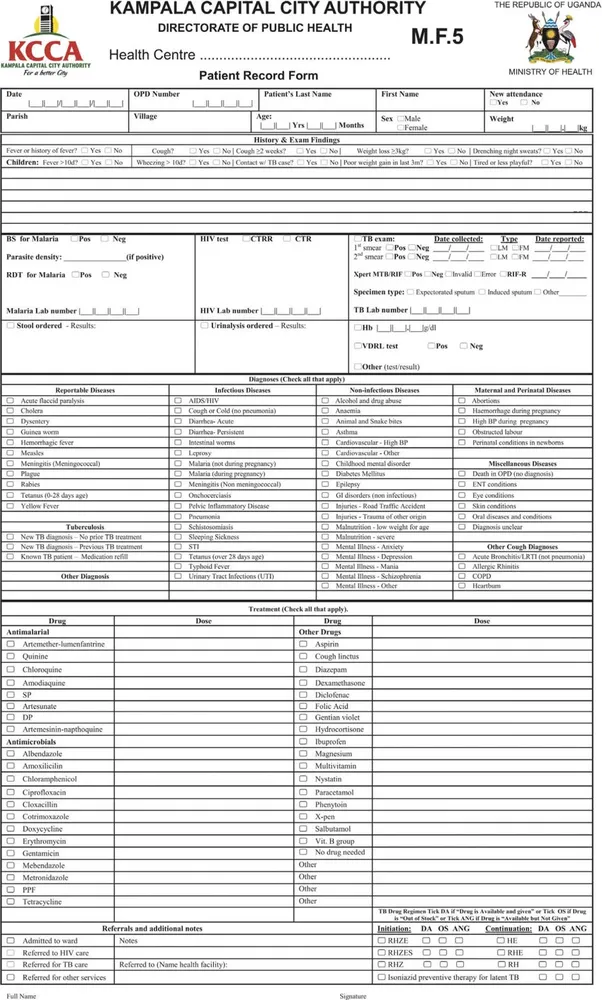
#> input picture resources/images/kcca_medical.webp, 602 x 1000 px, shrunk from 850 x 1412 before the run
$ python -i preprocessor.py   (imports and definitions only)
#> lines starting #> are read from the running program, lines starting #| are printed output that depends on the picture; after the words box and inside, x2 and y2 are one past the last pixel; in counts of white or black regions, pixels touching at a corner belong together
"""
Image Preprocessor for Tesseract OCR.
Performs deskewing, grayscale conversion, and adaptive thresholding for paper clinical notes.
"""

from typing import Tuple, Optional
from PIL import Image, ImageEnhance, ImageFilter
import io


class ImagePreprocessor:
    """Prepares paper scans and handwritten clinical notes for high-accuracy OCR."""

    @staticmethod
    def preprocess_for_ocr(image_path: str) -> Image.Image:
        """Loads and enhances an image for Tesseract OCR."""
#> called with image_path = '../../../images/kcca_medical.webp'
        img = Image.open(image_path)
#> img is the input picture: PIL image 602x1000 RGB; mean R, G, B 227, 226.8, 226.7

        # 1. Convert to grayscale
        img_gray = img.convert("L")

        # 2. Enhance contrast
        enhancer = ImageEnhance.Contrast(img_gray)
        img_enhanced = enhancer.enhance(2.0)
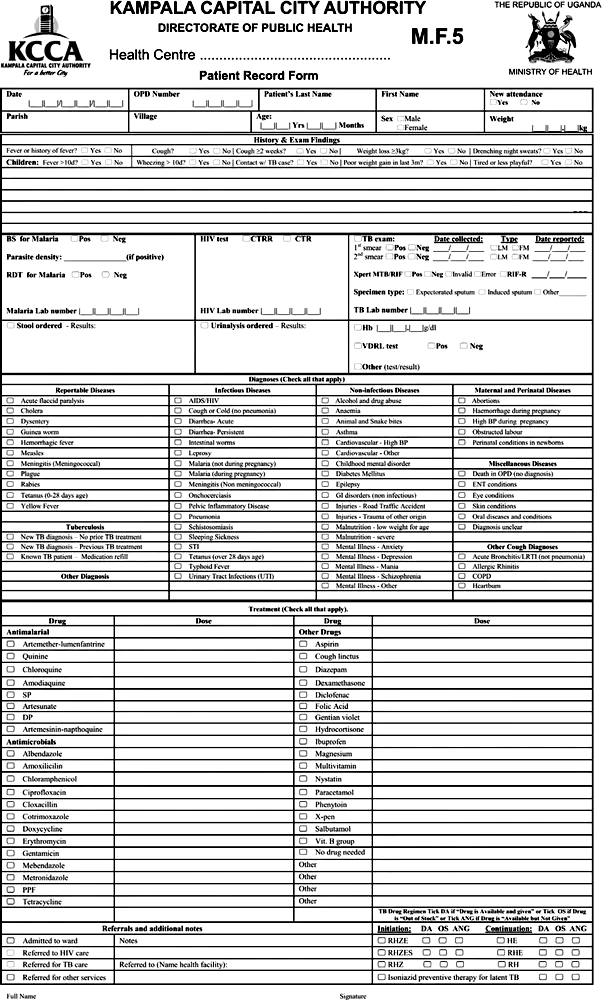
#> img_enhanced: PIL image 602x1000 L; min 0, max 255, mean 212.9

        # 3. Slight sharpening
        img_sharp = img_enhanced.filter(ImageFilter.SHARPEN)
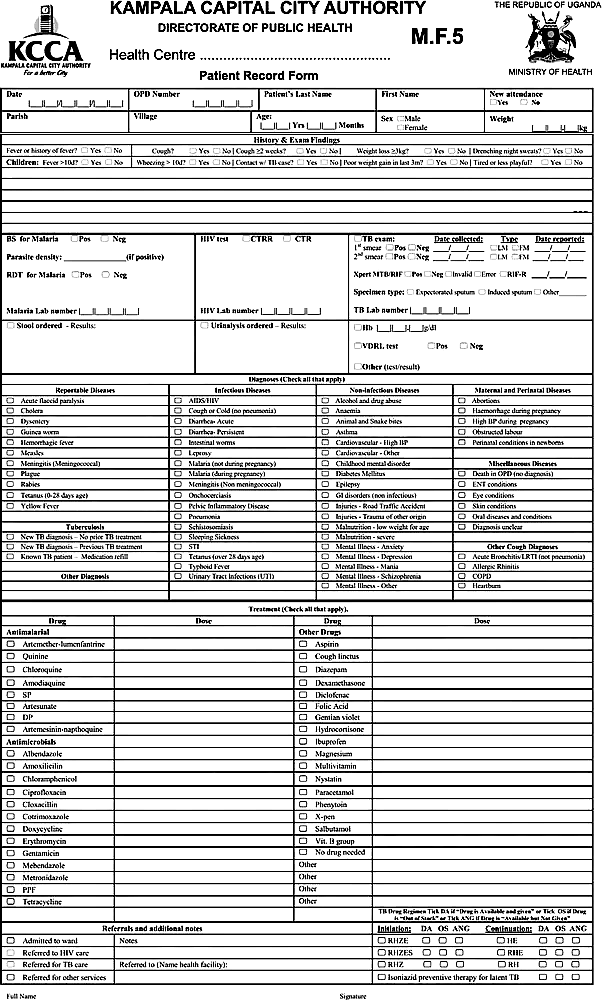
#> img_sharp: PIL image 602x1000 L; min 0, max 255, mean 212.7

        # 4. Adaptive thresholding / binarization
        threshold = 145
        img_binary = img_sharp.point(lambda p: 255 if p > threshold else 0)
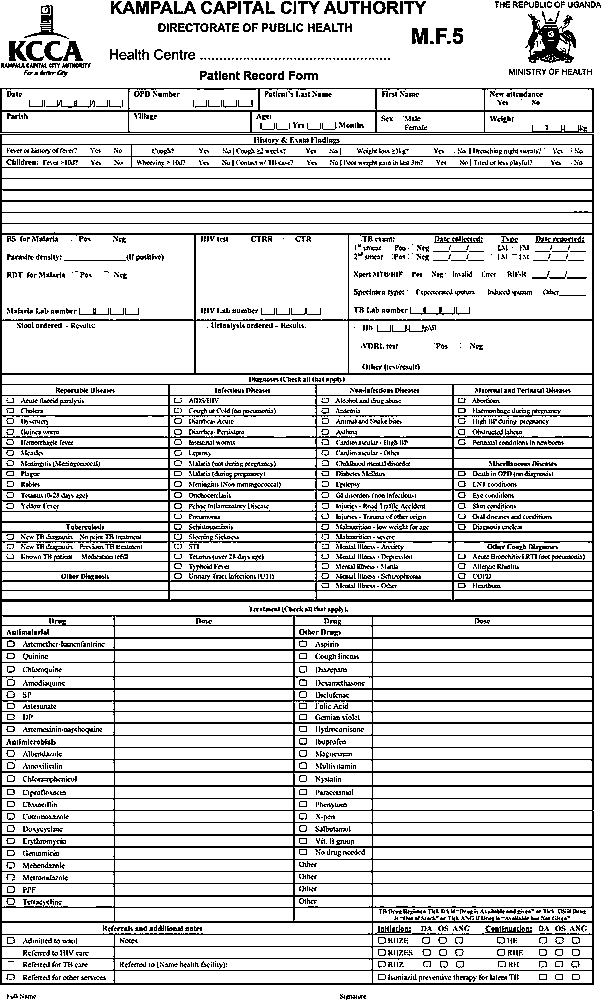
#> img_binary: PIL image 602x1000 L; 83% white; black in thin lines or dots

        return img_binary

    @staticmethod
    def extract_bounding_boxes(image_path: str):
        """Extracts rough line / block bounding boxes for lineage tracking."""
        img = Image.open(image_path)
        w, h = img.size
        # Provide grid cells as basic bounding regions
        return [
            {"region": "header", "box": (0, 0, w, int(h * 0.2))},
            {"region": "patient_details", "box": (0, int(h * 0.2), w, int(h * 0.4))},
            {"region": "clinical_findings", "box": (0, int(h * 0.4), w, int(h * 0.7))},
            {"region": "rx_and_labs", "box": (0, int(h * 0.7), w, h)}
        ]

>>> result = ImagePreprocessor().preprocess_for_ocr('../../../images/kcca_medical.webp')

$ run again, on resources/images/medical_form_5.webp
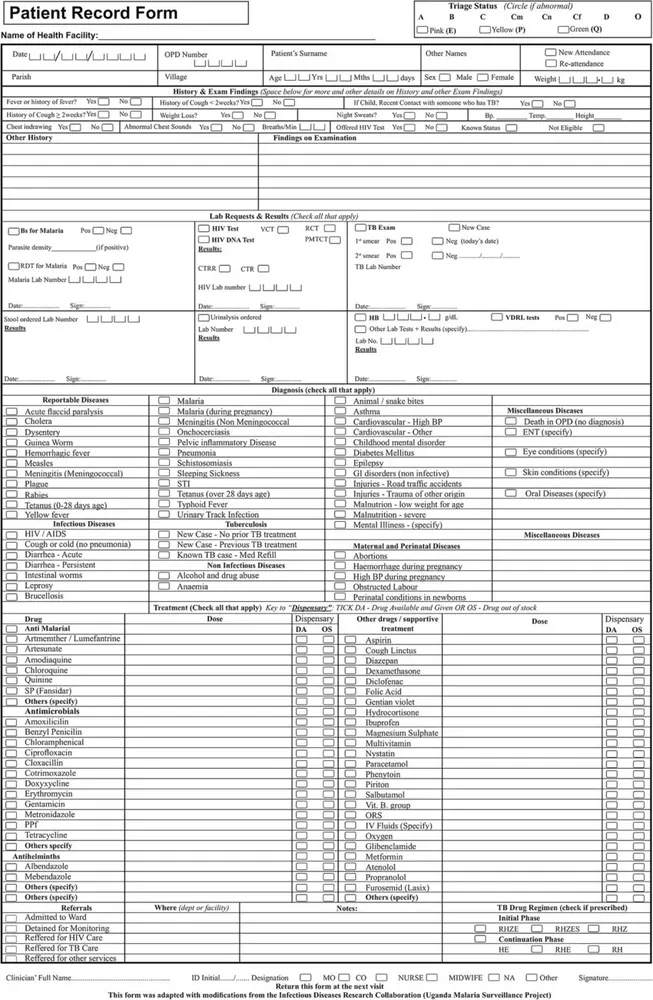
#> input picture resources/images/medical_form_5.webp, 653 x 1000 px, shrunk from 850 x 1301 before the run
#> in preprocess_for_ocr, img is the input picture: PIL image 653x1000 RGB; mean R, G, B 228.5, 228.5, 228.5
#> in preprocess_for_ocr, `img_sharp = img_enhanced.filter(ImageFilter.SHARPEN)`:
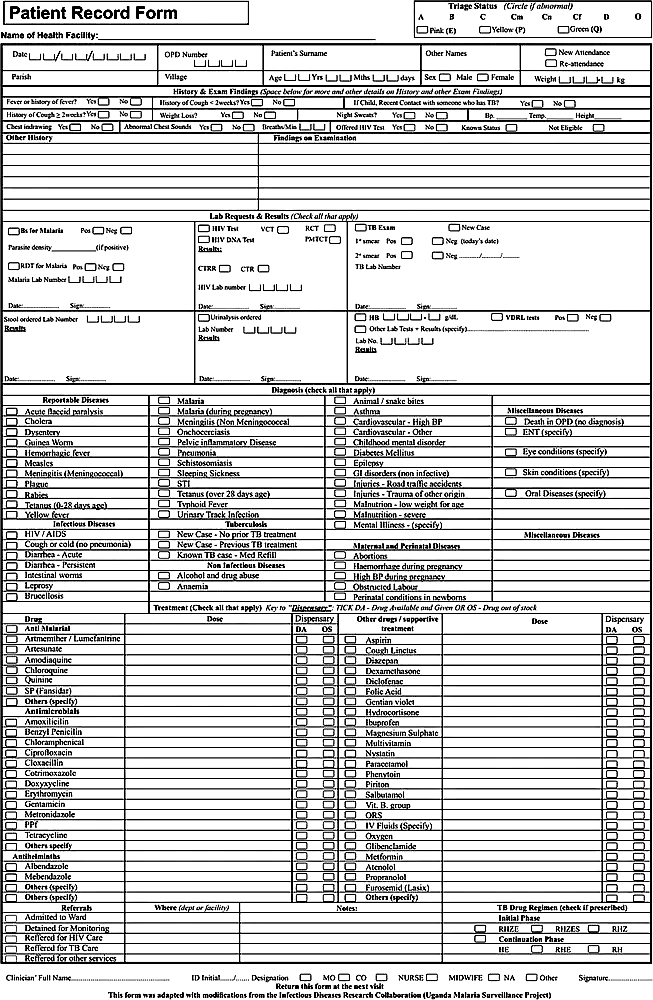
#> img_sharp: PIL image 653x1000 L; min 0, max 255, mean 209.1
#> in preprocess_for_ocr, `img_binary = img_sharp.point(lambda p: 255 if p > threshold else 0)`:
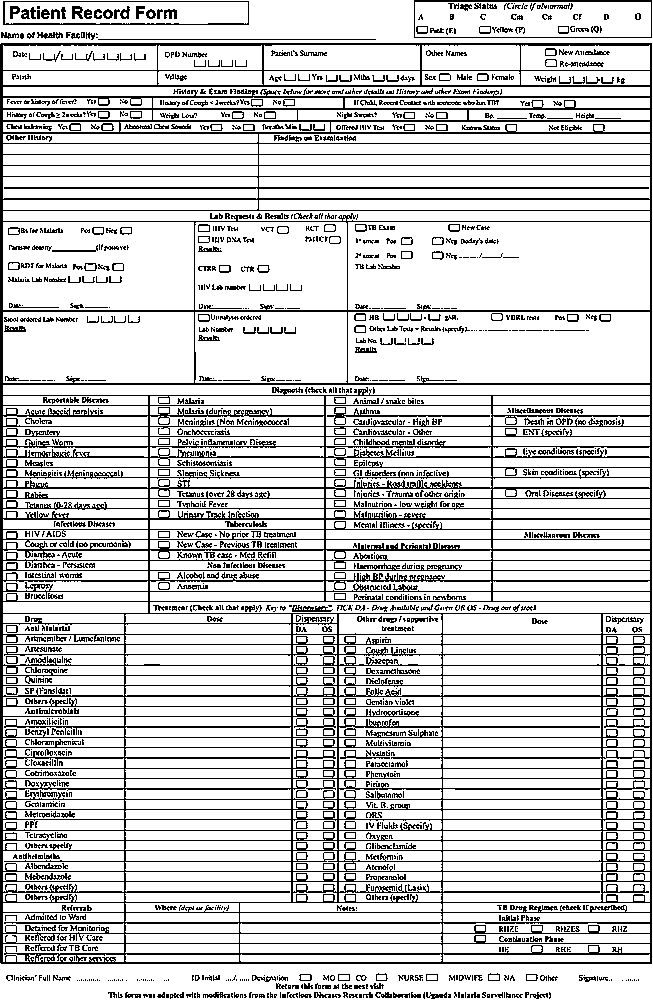
#> img_binary: PIL image 653x1000 L; 80.9% white; black in thin lines or dots

$ run again, on resources/images/medical_form_2.png
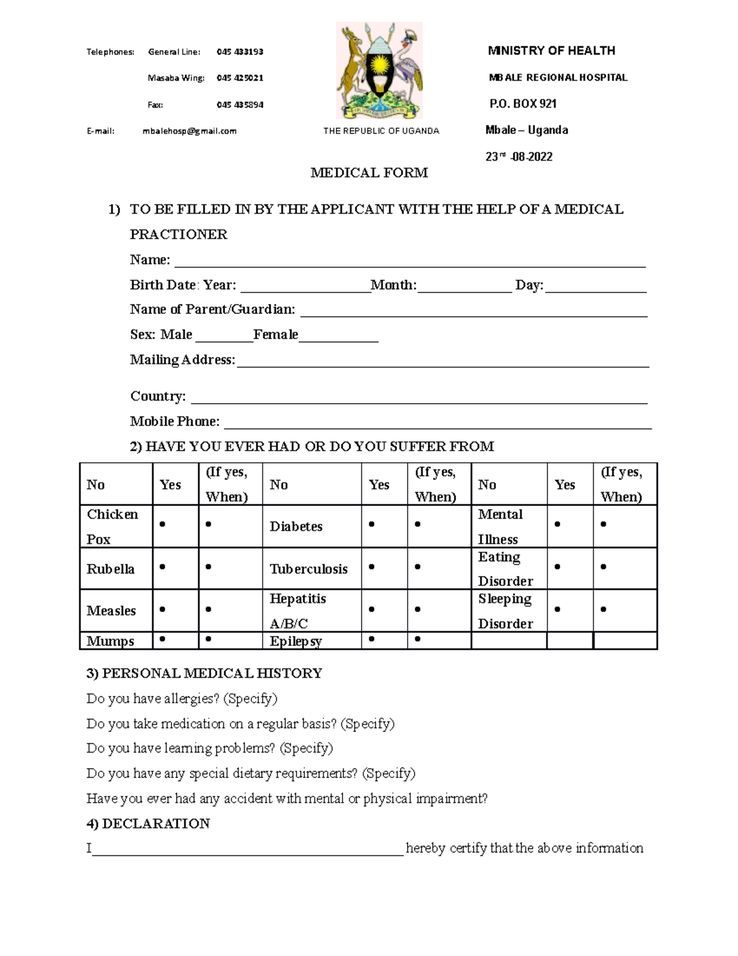
#> input picture resources/images/medical_form_2.png, 738 x 956 px, shrunk from 1200 x 1553 before the run
#> in preprocess_for_ocr, img is the input picture: PIL image 738x956 RGB; mean R, G, B 243.1, 243.1, 242.8
#> in preprocess_for_ocr, `img_enhanced = enhancer.enhance(2.0)`:
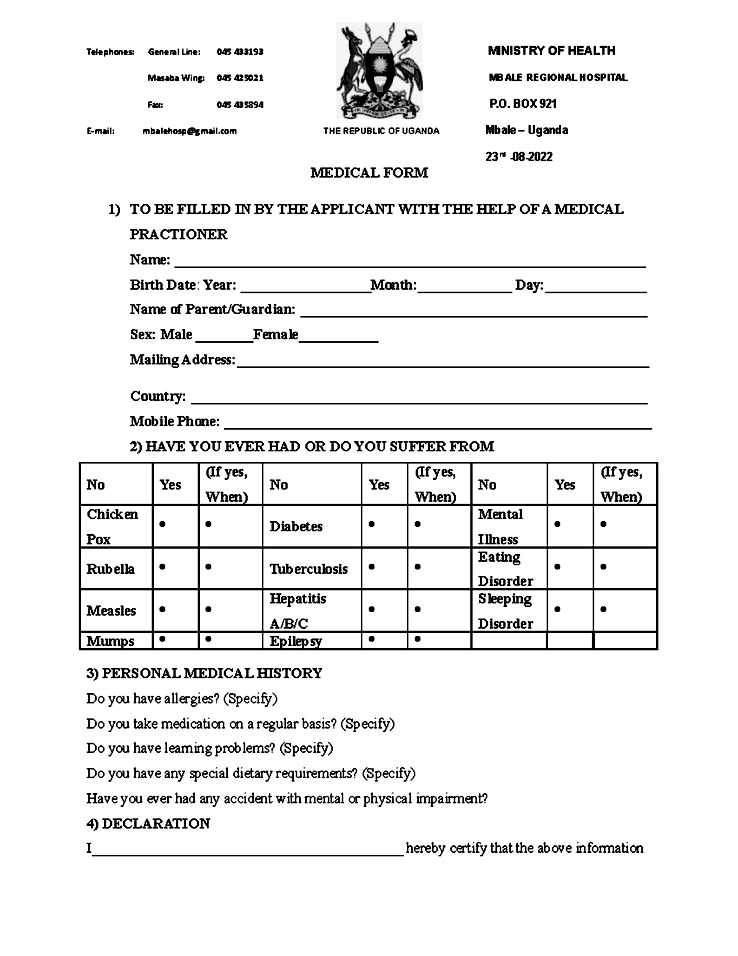
#> img_enhanced: PIL image 738x956 L; min 0, max 255, mean 237.9
#> in preprocess_for_ocr, `img_binary = img_sharp.point(lambda p: 255 if p > threshold else 0)`:
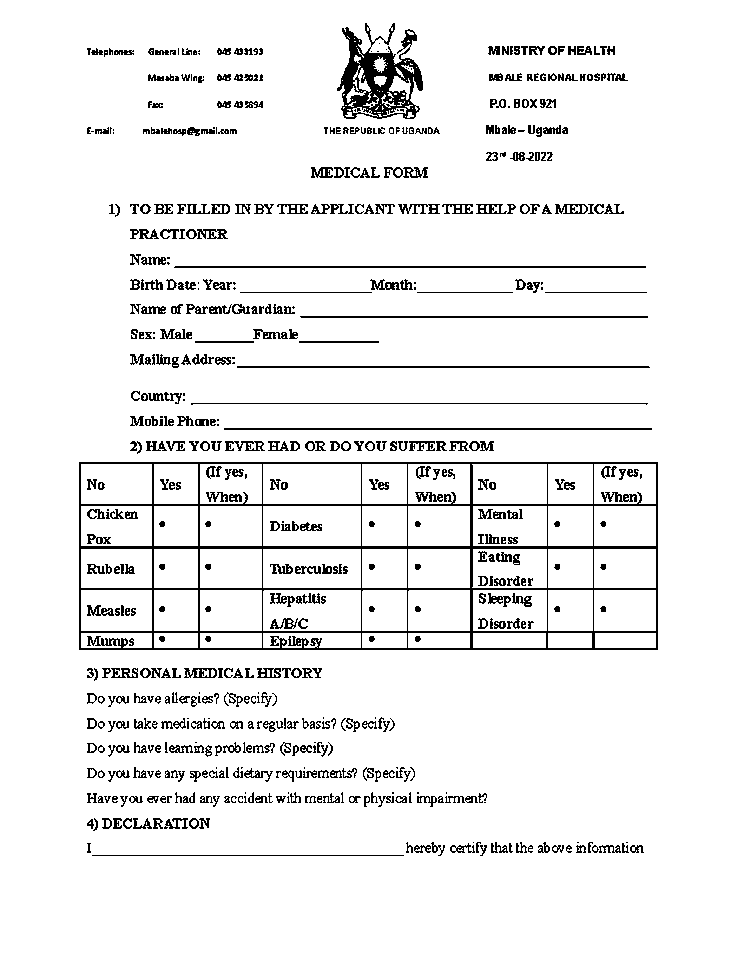
#> img_binary: PIL image 738x956 L; 93.3% white; black in thin lines or dots, all inside (x1, y1, x2, y2) = (79, 23, 658, 856)

$ run again, on resources/images/ocr_pipeline.png
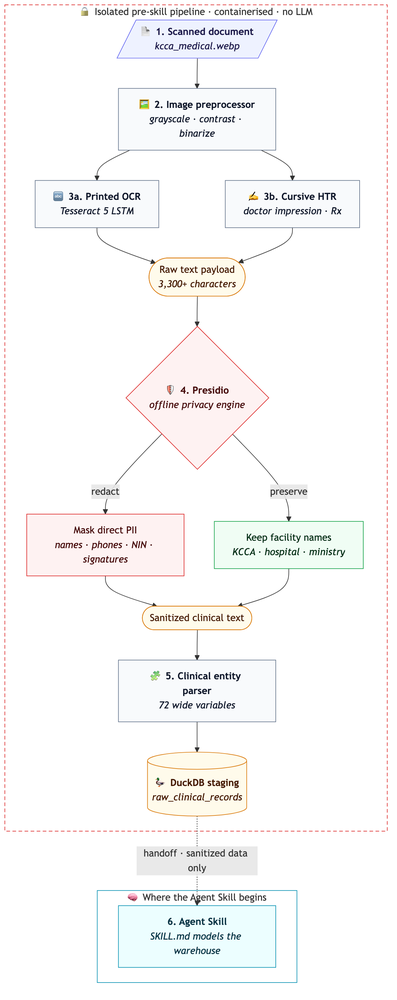
#> input picture resources/images/ocr_pipeline.png, 397 x 1000 px, shrunk from 1296 x 3262 before the run
#> in preprocess_for_ocr, img is the input picture: PIL image 397x1000 RGB; mean R, G, B 248.1, 247.6, 247.4
#> in preprocess_for_ocr, `img_gray = img.convert("L")`:
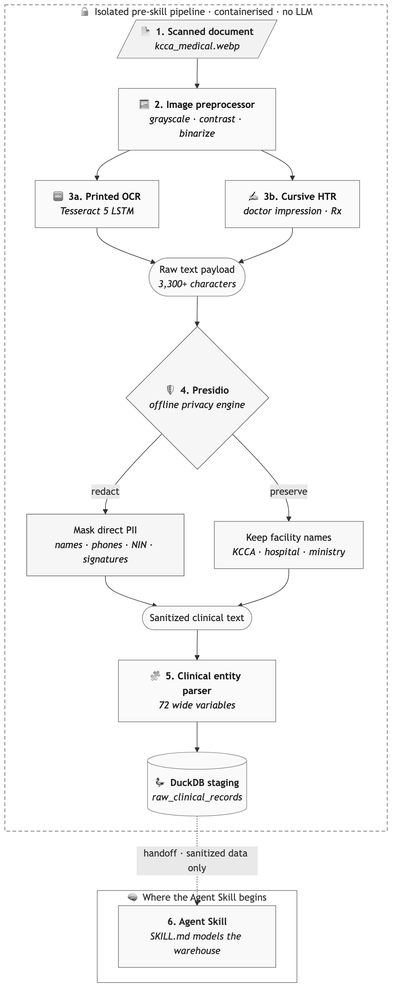
#> img_gray: PIL image 397x1000 L; min 1, max 255, mean 247.8
#> in preprocess_for_ocr, `img_binary = img_sharp.point(lambda p: 255 if p > threshold else 0)`:
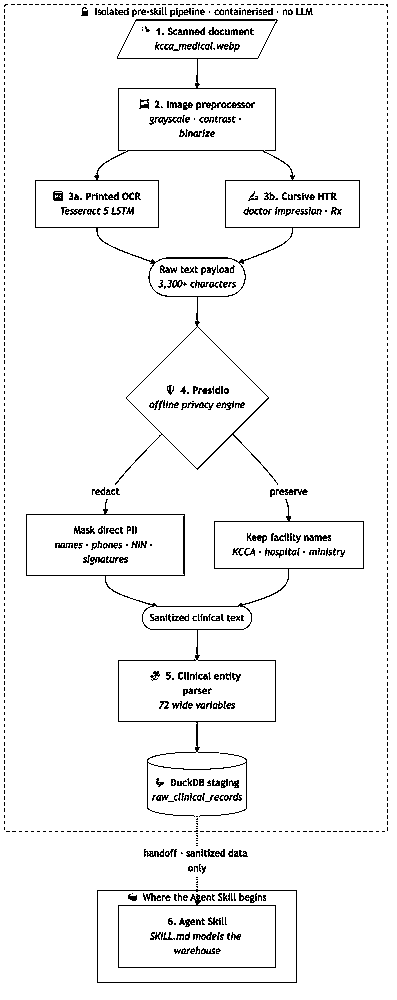
#> img_binary: PIL image 397x1000 L; 95.7% white; black in thin lines or dots
